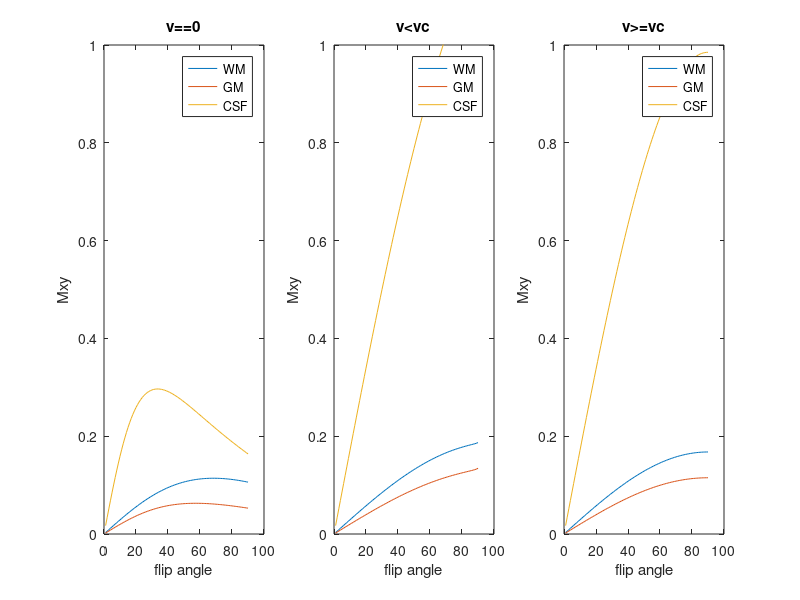
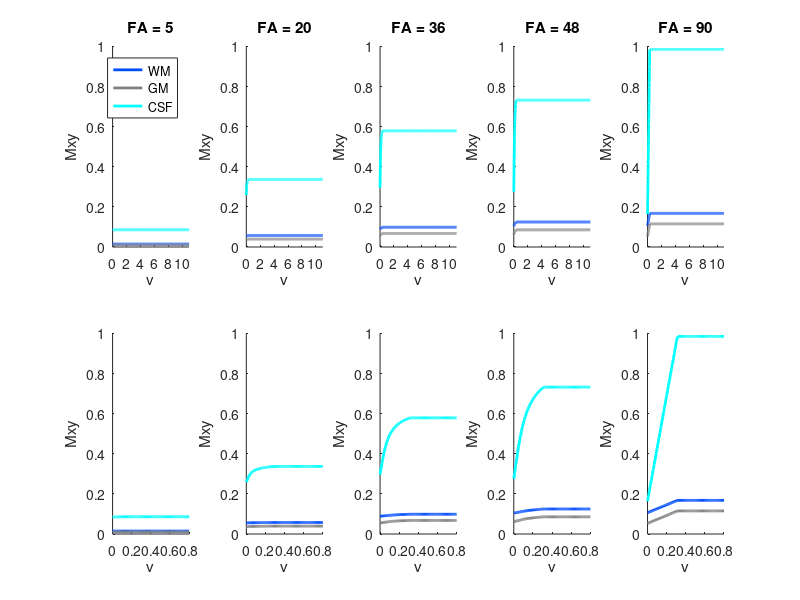

Reproduce these figures in MATLAB, in order.
% Implements equations from Bianciardi et al., 2015
% Play with parameters: 
% 1) test our Stanfor scan parameters with different flip angles

% since whole brain--> Ernst angle equations would be better

%%

% MRI acquisition settings:
FA_deg = [5 20 36 48 90]; % flip angle in degrees to plot
FA_all = (FA_deg*2*pi)/360; % flip angle in radians
TE = 0.030;
T2s_all = [0.021 0.015 2]; % T2s from Weiskopf 2013 Frontiers in Neuroscience
TR = 0.800;

V = 0:0.01:11; % cm/s
Vc = 0.25/TR; % ST/TR (ST = slice thickness) speed at which there is complete inflow of new spins

% Tissue parameters [WM GM CSF blood] from Bianciardi at 7T
% T1 = [1.2 2.1 4.4 1.7]; % seconds longitudinal recovery rate

% % Tissue parameters [WM GM CSF] from Bianciardi at 3T
T1 = [0.8 1.3 4.4]; % seconds longitudinal recovery rate
% T1=[0.9  1.67  4]; % old: previous used longitudinal recovery rate 

PD = [0.7 0.85 1]; % this is not used in Bianciardi

%% plot for V==0

FA_deg = [1:90]; % flip angle in degrees to plot
FA_all = (FA_deg*2*pi)/360; % flip angle in radians

% tt_colors = {[0 .3 1],[.5 .5 .5],'c'};
% tt_colors = {'r','b','g'};

Mxy1 = NaN(3,length(FA_all));
Mxy2 = NaN(3,length(FA_all));
Mxy3 = NaN(3,length(FA_all));

for FA_ind = 1:length(FA_all)
    FA = FA_all(FA_ind);
    for tt = 1:3 % [1:WM 2:GM 3:CSF]

        T2s = T2s_all(tt);

        G = 1; % a gain factor
        M0 = 1 * PD(tt);

        q = exp(-TR/T1(tt))*cos(FA);

        % regime 1 v==0:
        kk = find(V==0);
        MzV0 = (M0 * (1-exp(-TR/T1(tt))))/(1-q);
        Mxy1(tt,FA_ind) = G * sin(FA) * MzV0 *...
            exp(-TE/T2s);
         
        % regime 2 v<vc:
        kk = find(V>.4,1);% find(V>0 & V<Vc) 
        MzV0 = (M0 * (1-exp(-TR/T1(tt))))/(1-q);
        Mxy2(tt,FA_ind) = G * sin(FA) * (MzV0 + (M0-MzV0)*(1-q.^(Vc/V(kk)))/((Vc/V(kk))*(1-q)) ) *...
            exp(-TE/T2s);

        % regime 3 v>vc:
        kk = find(V>=Vc,1);
        Mxy3(tt,FA_ind) = G * sin(FA) * M0 *...
            exp(-TE/T2s);

        
    end
end

figure('Position',[0 300 800 250])
subplot(1,3,1), plot(Mxy1')
ylim([0 1])
legend({'WM','GM','CSF'})
xlabel('flip angle'),ylabel('Mxy')
title('v==0')

subplot(1,3,2), plot(Mxy2')
ylim([0 1])
legend({'WM','GM','CSF'})
xlabel('flip angle'),ylabel('Mxy')
title('v<vc')

subplot(1,3,3), plot(Mxy3')
ylim([0 1])
legend({'WM','GM','CSF'})
xlabel('flip angle'),ylabel('Mxy')
title('v>=vc')

%%
FA_deg = [5 20 36 48 90]; % flip angle in degrees to plot
FA_all = (FA_deg*2*pi)/360; % flip angle in radians

figure('Position',[0 300 800 400])
tt_colors = {[0 .3 1],[.5 .5 .5],'c'};
% tt_colors = {'r','b','g'};
for FA_ind = 1:length(FA_all)
    FA = FA_all(FA_ind);
    subplot(2,length(FA_all),FA_ind),hold on
    title(['FA = ' int2str(FA_deg(FA_ind))])
    for tt = 1:3 % [1:WM 2:GM 3:CSF]

        T2s = T2s_all(tt);

        G = 1; % a gain factor
        M0 = 1 * PD(tt);

        q = exp(-TR/T1(tt))*cos(FA);

        Mxy = NaN(size(V));

        % regime 1 v==0:
        for kk = find(V==0)   
            MzV0 = (M0 * (1-exp(-TR/T1(tt))))/(1-q);
            Mxy(kk) = G * sin(FA) * MzV0 *...
                exp(-TE/T2s);
        end

        % regime 2 v<vc:
        for kk = find(V>0 & V<Vc) 
            MzV0 = (M0 * (1-exp(-TR/T1(tt))))/(1-q);
            Mxy(kk) = G * sin(FA) * (MzV0 + (M0-MzV0)*(1-q.^(Vc/V(kk)))/((Vc/V(kk))*(1-q)) ) *...
                exp(-TE/T2s);
        end

        % regime 3 v>vc:
        for kk = find(V>=Vc) 
            Mxy(kk) = G * sin(FA) * M0 *...
                exp(-TE/T2s);
        end

        subplot(2,length(FA_all),FA_ind),hold on
        plot(V,Mxy,'LineWidth',2,'Color',tt_colors{tt})
        xlabel('v')
        ylabel('Mxy')
        xlim([V(1) V(end)]),ylim([0 1])

        subplot(2,length(FA_all),length(FA_all)+FA_ind),hold on
        plot(V,Mxy,'LineWidth',2,'Color',tt_colors{tt})
        xlabel('v')
        ylabel('Mxy')
        xlim([V(1) .8]),ylim([0 1])
    end
end

subplot(2,length(FA_all),1)
legend({'WM','GM','CSF'})
